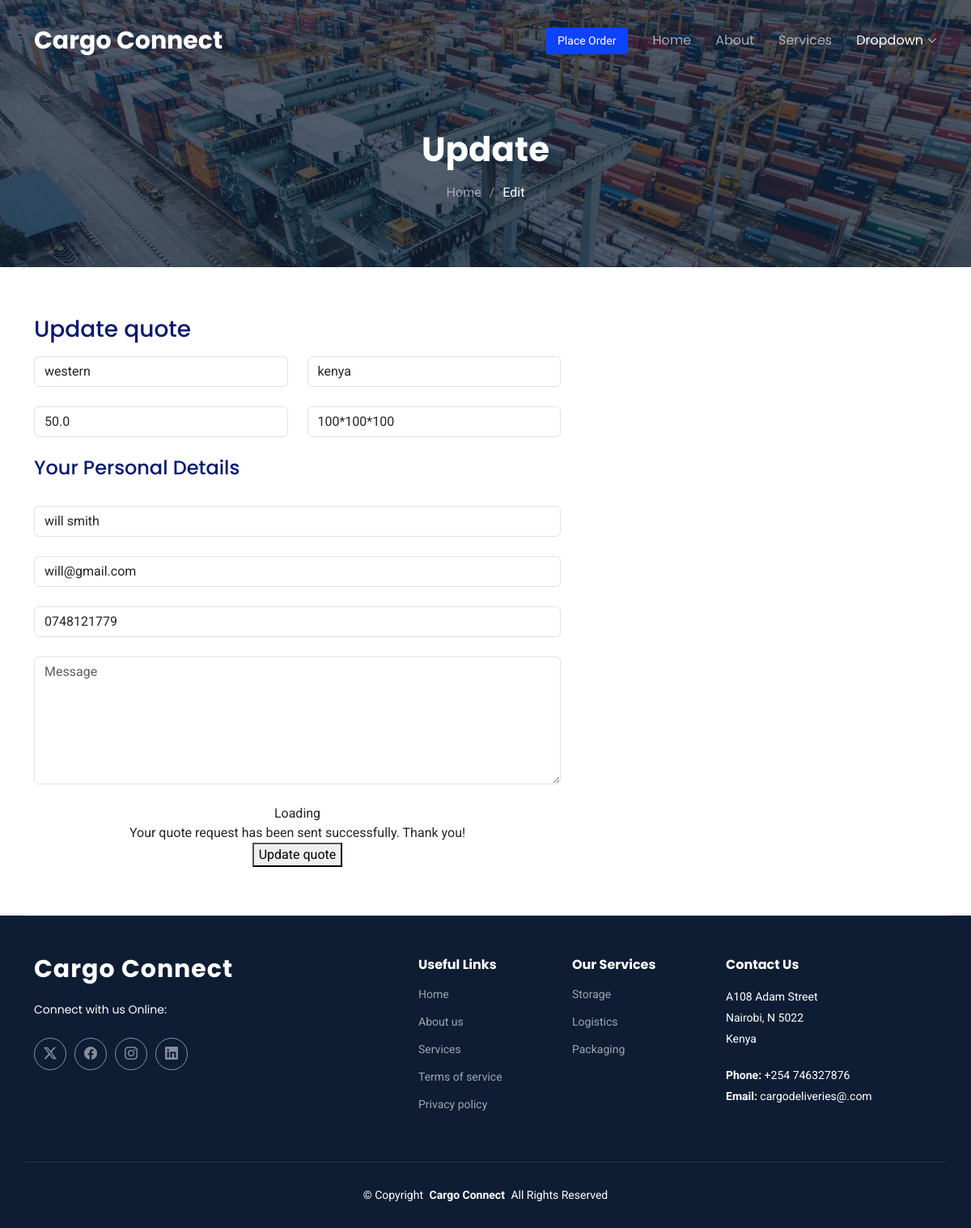
Before: /edit/6 with the older database file.
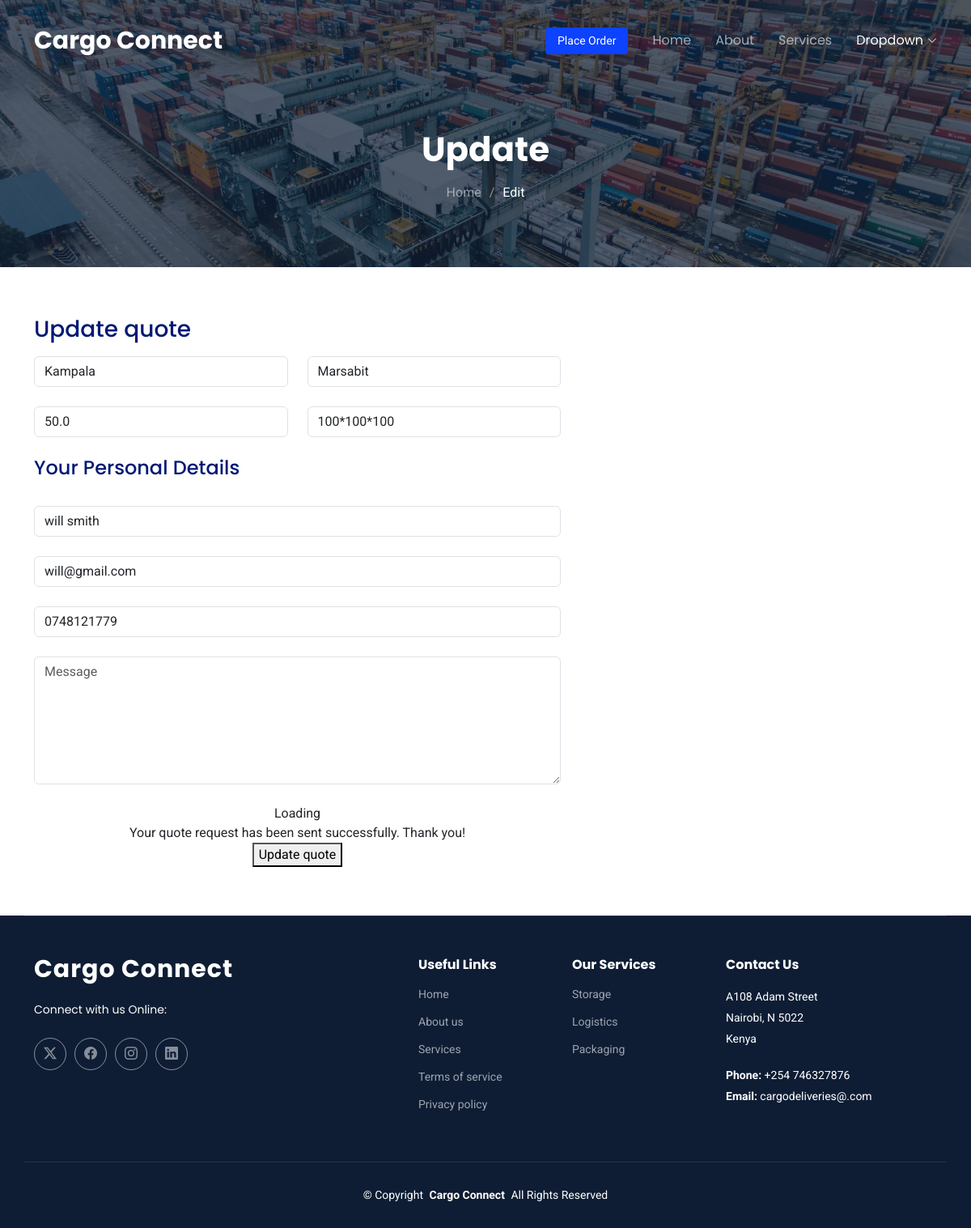
After: the same page with the newer database file.
### deliveryapp/models.py (models this page shows, shortened)
class Order(models.Model):
    name = models.CharField(max_length=50)
    email = models.EmailField()
    phone = models.CharField(max_length=50)
    message = models.TextField()
    member = models.ForeignKey(Member, on_delete=models.CASCADE, related_name="order", null=True, blank=True)  # Link to the Quote
    departure_city = models.CharField(max_length=100)
    delivery_city = models.CharField(max_length=100)
    weight = models.FloatField()
    dimensions = models.CharField(max_length=100)
    driver = models.CharField(max_length=100, null=True, blank=True)
    price = models.DecimalField(max_digits=10, decimal_places=2, null=True, blank=True)
    status = models.CharField(
        max_length=20,
        choices=[("Pending", "Pending"),("in transit","in transit"), ("Completed", "Completed"), ("Canceled", "Canceled")],
        default="Pending",
    )
    created_at = models.DateTimeField(auto_now_add=True)
    updated_at = models.DateTimeField(auto_now=True)

### deliveryapp/views.py (the view)
# urls.py: path('edit/<int:id>', views.edit, name='edit'),
def edit(request, id):
    editorders = Order.objects.get(id=id)
    return render(request,'edit.html',{'orders':editorders})

### templates/edit.html (shortened to what the changed rows need)
<!DOCTYPE html>
<html lang="en">
<head>
    {% load static %}
  <link href="{% static 'assets/vendor/bootstrap/css/bootstrap.min.css' %}" rel="stylesheet">
  <link href="{% static 'assets/vendor/bootstrap-icons/bootstrap-icons.css' %}" rel="stylesheet">
  <link href="{% static 'assets/vendor/aos/aos.css' %}" rel="stylesheet">
  <link href="{% static 'assets/vendor/fontawesome-free/css/all.min.css' %}" rel="stylesheet">
  <link href="{% static 'assets/vendor/glightbox/css/glightbox.min.css' %}" rel="stylesheet">
  <link href="{% static 'assets/vendor/swiper/swiper-bundle.min.css' %}" rel="stylesheet">
  <link href="{% static 'assets/css/main.css' %}" rel="stylesheet">
</head>
<body class="starter-page-page">
  <header id="header" class="header d-flex align-items-center fixed-top">
    <div class="container-fluid container-xl position-relative d-flex align-items-center">
      <a href="index.html" class="logo d-flex align-items-center me-auto">
        <h1 class="sitename">Cargo Connect</h1>
      </a>
    </div>
  </header>
  <main class="main">
    <div class="page-title dark-background" data-aos="fade" style="background-image: url({% static 'assets/img/page-title-bg.jpg' %});">
      <div class="container position-relative">
        <h1>Update</h1>
      </div>
    </div>
      <section id="get-a-quote" class="get-a-quote section">
      <div class="container">
        <div class="row g-0" data-aos="fade-up" data-aos-delay="100">
          <div class="col-lg-7" data-aos="fade-up" data-aos-delay="200">
            <form method="POST" action="/update/{{ orders.id }}" >
              <div class="row gy-4">
                <div class="col-md-6">
                  <input type="text" value="{{ orders.departure_city }}" name="departure" class="form-control" placeholder="City of Departure" required="">
                </div>
                <div class="col-md-6">
                  <input type="text" value="{{ orders.delivery_city }}" name="delivery" class="form-control" placeholder="Delivery City" required="">
                </div>
                <div class="col-md-6">
                  <input type="text" value="{{ orders.weight }}" name="weight" class="form-control" placeholder="Total Weight (kg)" required="">
                </div>
                <div class="col-md-6">
                  <input type="text" value="{{ orders.dimensions }}" name="dimensions" class="form-control" placeholder="Dimensions (cm)" required="">
                </div>
                <div class="col-12">
                  <input type="text" value="{{ orders.name }}" name="name" class="form-control" placeholder="Name" required="">
                </div>
                <div class="col-12 ">
                  <input type="email" value="{{ orders.email }}" class="form-control" name="email" placeholder="Email" required="">
                </div>
                <div class="col-12">
                  <input type="text" value="{{ orders.phone }}" class="form-control" name="phone" placeholder="Phone" required="">
                </div>
              </div>
            </form>
          </div>
        </div>
      </div>
    </section>
  </main>
</body>
</html>

Changed rows visible on the page:
changed Order "will smith": departure "western" → "Kampala"; delivery "kenya" → "Marsabit"
